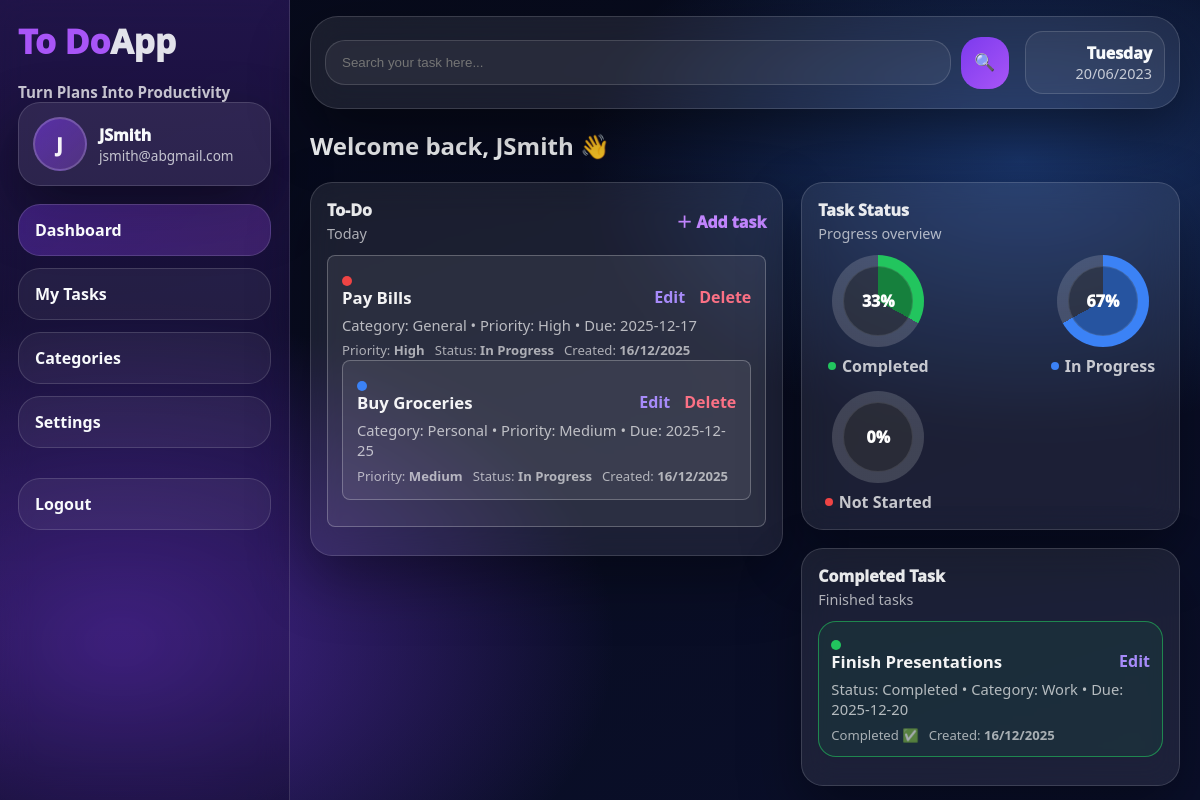
Screenshot of / (signed in) with the database file from the repository.
### app.py (models this page shows)
class User(db.Model):
    id = db.Column(db.Integer, primary_key=True)
    name = db.Column(db.String(80), nullable=False)
    email = db.Column(db.String(120), unique=True, nullable=False)
    password_hash = db.Column(db.String(255), nullable=False)
    todos = db.relationship("Todo", backref="user", lazy=True)

class Todo(db.Model):
    id = db.Column(db.Integer, primary_key=True)
    user_id = db.Column(db.Integer, db.ForeignKey("user.id"), nullable=False)
    title = db.Column(db.String(200), nullable=False)
    completed = db.Column(db.Boolean, default=False)
    category = db.Column(db.String(50), default="General")
    priority = db.Column(db.String(10), default="Medium")
    due_date = db.Column(db.Date, nullable=True)
    created_at = db.Column(db.DateTime, default=datetime.utcnow)

### app.py (the view)
@app.route("/")
def home():
    uid = session.get("user_id")
    if not uid:
        return redirect(url_for("login"))
    user = User.query.get(uid)
    if not user:
        session.pop("user_id", None)
        return redirect(url_for("login"))
    todos = Todo.query.filter_by(user_id=user.id).order_by(Todo.created_at.desc()).all()
    todos_done = [t for t in todos if t.completed]
    todos_pending = [t for t in todos if not t.completed]
    total = len(todos)
    completed = len(todos_done)
    pending = len(todos_pending)
    percent_completed = round((completed / total) * 100) if total else 0
    percent_pending = round((pending / total) * 100) if total else 0
    percent_notstarted = max(0, 100 - percent_completed - percent_pending)
    return render_template(
        "index.html",
        todos_pending=todos_pending,
        todos_done=todos_done,
        percent_completed=percent_completed,
        percent_pending=percent_pending,
        percent_notstarted=percent_notstarted
    )

### app.py (called while the page is built)
def get_current_user():
    uid = session.get("user_id")
    if not uid:
        return None
    user = User.query.get(uid)
    if not user:
        session.pop("user_id", None)
        return None
    return user

@app.context_processor
def inject_user():
    return {"user": get_current_user()}

### templates/index.html (shortened to what this page needs)
{% extends "base.html" %}
{% block content %}
<div class="dash-head">
  <h2 class="dash-welcome">Welcome back, {{ user.name }} <span class="wave">👋</span></h2>
</div>
<div class="dash-layout">
  <section class="dash-panel">
    <div class="panel-top">
      <div class="panel-title">
        <div class="panel-label">To-Do</div>
        <div class="panel-sub">Today</div>
      </div>
      <a class="panel-action" href="{{ url_for('new_todo') }}">＋ Add task</a>
    </div>
    {% if todos_pending and todos_pending|length > 0 %}
      <div class="cards">
        {% for t in todos_pending %}
          <div class="task-card">
            <div class="task-dot {{ t.priority|lower }}"></div>
            <div class="task-main">
              <div class="task-title-row">
                <div class="task-title">{{ t.title }}</div>
                <div class="task-menu">
                  <a href="{{ url_for('edit_todo', todo_id=t.id) }}">Edit</a>
                  <a class="danger"
                     href="{{ url_for('delete_todo', todo_id=t.id) }}"
                     onclick="return confirm('Delete this task?')">Delete</a>
                </div>
              </div>
              <div class="task-desc">
                Category: {{ t.category }} • Priority: {{ t.priority }}
                {% if t.due_date %} • Due: {{ t.due_date }}{% endif %}
              </div>
              <div class="task-meta">
                <span>Priority: <b>{{ t.priority }}</b></span>
                <span>Status: <b>{{ "In Progress" if not t.completed else "Completed" }}</b></span>
                <span>Created: <b>{{ t.created_at.strftime("%d/%m/%Y") }}</b></span>
              </div>
            </div>
        {% endfor %}
      </div>
    {% else %}
      <p class="empty">No pending tasks yet.</p>
    {% endif %}
  </section>
  <section class="dash-right">
    <div class="dash-panel">
      <div class="panel-top">
        <div class="panel-title">
          <div class="panel-label">Task Status</div>
          <div class="panel-sub">Progress overview</div>
        </div>
      </div>
      <div class="status-rings">
        <div class="ring-box">
          <div class="ring green" style="--p: {{ percent_completed }};">
            <div class="ring-center">{{ percent_completed }}%</div>
          </div>
          <div class="ring-text"><span class="legend green"></span> Completed</div>
        </div>
        <div class="ring-box">
          <div class="ring blue" style="--p: {{ percent_pending }};">
            <div class="ring-center">{{ percent_pending }}%</div>
          </div>
          <div class="ring-text"><span class="legend blue"></span> In Progress</div>
        </div>
        <div class="ring-box">
          <div class="ring red" style="--p: {{ percent_notstarted }};">
            <div class="ring-center">{{ percent_notstarted }}%</div>
          </div>
          <div class="ring-text"><span class="legend red"></span> Not Started</div>
        </div>
      </div>
    </div>
    <div class="dash-panel">
      <div class="panel-top">
        <div class="panel-title">
          <div class="panel-label">Completed Task</div>
          <div class="panel-sub">Finished tasks</div>
        </div>
      </div>
      {% if todos_done and todos_done|length > 0 %}
        <div class="cards">
          {% for t in todos_done %}
            <div class="task-card compact done">
              <div class="task-dot green"></div>
              <div class="task-main">
                <div class="task-title-row">
                  <div class="task-title">{{ t.title }}</div>
                  <div class="task-menu">
                    <a href="{{ url_for('edit_todo', todo_id=t.id) }}">Edit</a>
                  </div>
                </div>
                <div class="task-desc">
                  Status: Completed • Category: {{ t.category }}
                  {% if t.due_date %} • Due: {{ t.due_date }}{% endif %}
                </div>
                <div class="task-meta">
                  <span>Completed ✅</span>
                  <span>Created: <b>{{ t.created_at.strftime("%d/%m/%Y") }}</b></span>
                </div>
              </div>
          {% endfor %}
        </div>
      {% else %}
        <p class="empty">No completed tasks yet.</p>
      {% endif %}
    </div>
  </section>
</div>
{% endblock %}

### templates/base.html (shortened to what this page needs)
<!DOCTYPE html>
<html lang="en">
<head>
  <link rel="stylesheet" href="{{ url_for('static', filename='style.css') }}">
</head>
<body class="{% if session.get('compact') %}compact{% endif %}">
  <div class="layout">
        <aside class="sidebar">
      <div class="sidebar-brand">
        <span class="brand-red">To Do</span><span class="brand-black">App</span>
      </div>
      <div class="app-tagline">Turn Plans Into Productivity</div>
      <div class="profile">
        <div class="avatar">{{ user.name[:1].upper() if user else "G" }}</div>
        <div class="profile-info">
          {% if user %}
            <div class="profile-name">{{ user.name }}</div>
            <div class="profile-email">{{ user.email }}</div>
          {% else %}
            <div class="profile-name">Guest</div>
            <div class="profile-email">Please log in</div>
          {% endif %}
        </div>
      </div>
      <nav class="menu">
        <a class="menu-item {% if request.endpoint=='home' %}active{% endif %}" href="{{ url_for('home') }}">
          Dashboard
        </a>
        {% if user %}
          <a class="menu-item {% if request.endpoint=='todos' %}active{% endif %}" href="{{ url_for('todos') }}">My Tasks</a>
          <a class="menu-item" href="{{ url_for('categories') }}">Categories</a>
          <a class="menu-item" href="{{ url_for('settings') }}">Settings</a>
          <a class="menu-item logout" href="{{ url_for('logout') }}">Logout</a>
        {% else %}
          <a class="menu-item {% if request.endpoint=='login' %}active{% endif %}" href="{{ url_for('login') }}">Login</a>
          <a class="menu-item {% if request.endpoint=='register' %}active{% endif %}" href="{{ url_for('register') }}">Register</a>
        {% endif %}
      </nav>
    </aside>
    <main class="main">
         <header class="topbar">
            <form class="searchbar" method="get" action="{{ url_for('todos') }}">
                <input type="text" name="q" placeholder="Search your task here..." value="{{ request.args.get('q','') }}">
                <button class="searchbtn" type="submit">🔍</button>
            </form>
            <div class="datebox">
                <div class="day">Tuesday</div>
                <div class="date">20/06/2023</div>
            </div>
            </header>
      <section class="content">
        {% block content %}{% endblock %}
      </section>
    </main>
  </div>
</body>
</html>

### rows the page displays
User: name "J", name "JSmith", email "jsmith@abgmail.com"
Todo: title "Pay Bills", category "General", priority "High", due_date "2025-12-17", completed "In Progress", created_at "16/12/2025"
Todo: title "Buy Groceries", category "Personal", priority "Medium", due_date "2025-12-25", completed "In Progress", created_at "16/12/2025"
Todo: title "Finish Presentations", category "Work", due_date "2025-12-20", created_at "16/12/2025"

### other values shown
{{ percent_completed }} "33"
{{ percent_pending }} "67"
{{ percent_notstarted }} "0"
